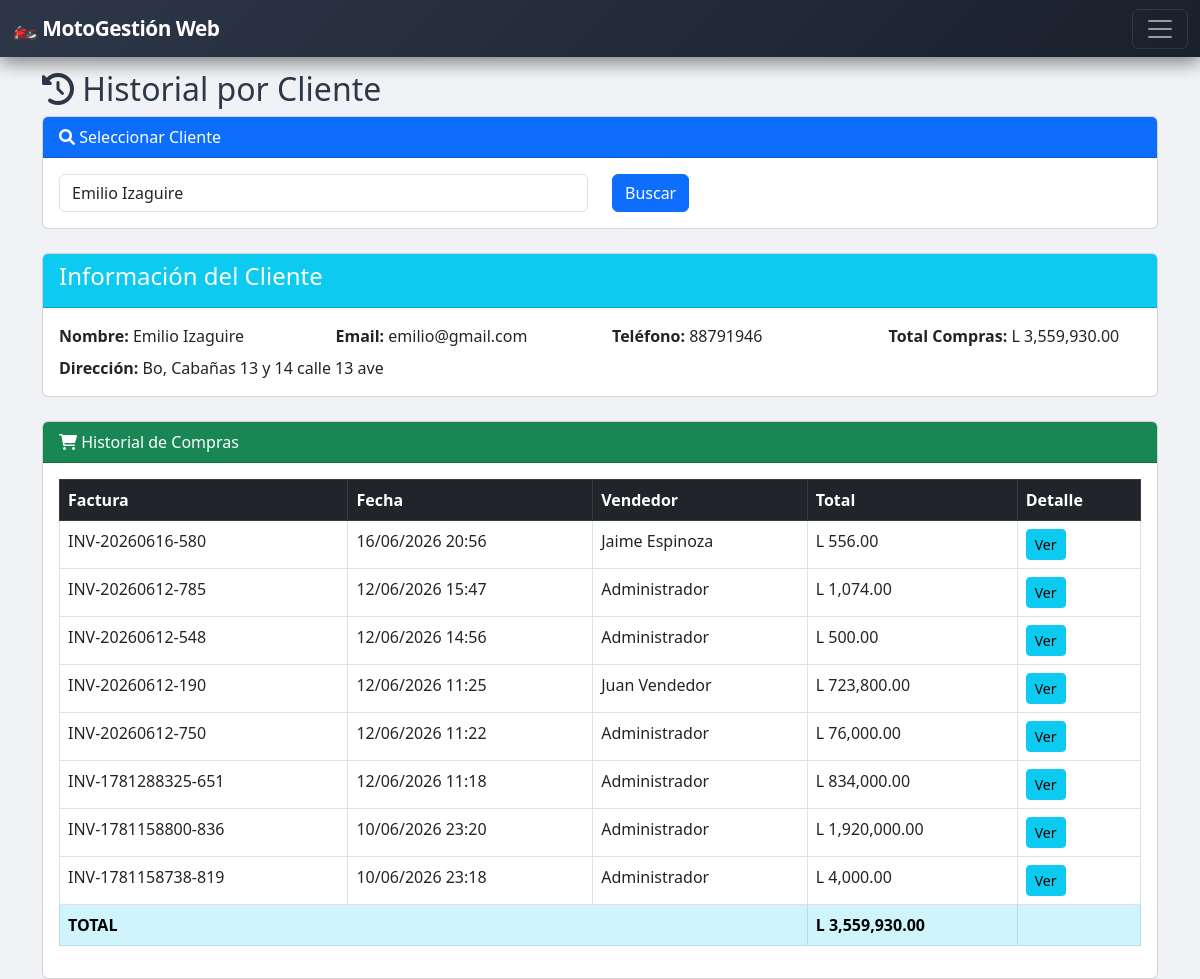
Page /client_history.php?client_id=1 (signed in) on the committed database.
### tables this page shows
CREATE TABLE `clients` (
  `id` int(11) NOT NULL,
  `name` varchar(100) NOT NULL,
  `email` varchar(100) DEFAULT NULL,
  `phone` varchar(20) DEFAULT NULL,
  `address` text DEFAULT NULL,
  `created_at` timestamp NULL DEFAULT current_timestamp()
);

CREATE TABLE `sales` (
  `id` int(11) NOT NULL,
  `invoice_number` varchar(50) NOT NULL,
  `client_id` int(11) DEFAULT NULL,
  `sale_date` datetime DEFAULT current_timestamp(),
  `total` decimal(10,2) NOT NULL,
  `subtotal` decimal(10,2) DEFAULT 0.00,
  `tax` decimal(10,2) DEFAULT 0.00,
  `tax_rate` decimal(5,2) DEFAULT 15.00,
  `total_cost` decimal(10,2) DEFAULT 0.00,
  `total_profit` decimal(10,2) DEFAULT 0.00,
  `user_id` int(11) NOT NULL,
  `status` enum('pendiente','pagado','cancelado') DEFAULT 'pendiente',
  `payment_method` varchar(50) DEFAULT NULL,
  `change_amount` decimal(10,2) DEFAULT 0.00,
  `payment_date` datetime DEFAULT NULL,
  `cashier_id` int(11) DEFAULT NULL,
  `cashier_name` varchar(100) DEFAULT NULL
);

CREATE TABLE `users` (
  `id` int(11) NOT NULL,
  `username` varchar(50) NOT NULL,
  `password` varchar(255) NOT NULL,
  `fullname` varchar(100) NOT NULL,
  `role` enum('admin','seller','superadmin','finance','inventory','cashier') DEFAULT 'seller',
  `created_at` timestamp NULL DEFAULT current_timestamp()
);

### client_history.php (the view, shortened to what this page needs)
<?php
require_once '../../config/database.php';
$client_id = $_GET['client_id'] ?? 0;
$clients = $pdo->query("SELECT id, name FROM clients ORDER BY name")->fetchAll();
$client = null;
$sales = [];
$total = 0;
if ($client_id > 0) {
    $stmt = $pdo->prepare("SELECT * FROM clients WHERE id = ?");
    $stmt->execute([$client_id]);
    $client = $stmt->fetch();
    if ($client) {
        $sales = $pdo->prepare("
            SELECT s.*, u.fullname as user_name
            FROM sales s
            LEFT JOIN users u ON s.user_id = u.id
            WHERE s.client_id = ?
            ORDER BY s.sale_date DESC
        ");
        $sales->execute([$client_id]);
        $sales = $sales->fetchAll();
        $total = array_sum(array_column($sales, 'total'));
    }
}
include '../../includes/header.php';
include '../../includes/sidebar.php';
?>
<div class="container mt-4">
    <h2><i class="fas fa-history"></i> Historial por Cliente</h2>
    <div class="card mb-4">
        <div class="card-header bg-primary text-white">
            <i class="fas fa-search"></i> Seleccionar Cliente
        </div>
        <div class="card-body">
            <form method="GET" class="row">
                <div class="col-md-6">
                    <select name="client_id" class="form-control" required>
                        <?php foreach ($clients as $c): ?>
                            <option value="<?= $c['id'] ?>" <?= $client_id == $c['id'] ? 'selected' : '' ?>><?= htmlspecialchars($c['name']) ?></option>
                        <?php endforeach; ?>
                    </select>
                </div>
                <div class="col-md-2">
                    <button type="submit" class="btn btn-primary">Buscar</button>
                </div>
            </form>
        </div>
    </div>
    <?php if ($client): ?>
        <div class="card mb-4">
            <div class="card-header bg-info text-white">
                <h4>Información del Cliente</h4>
            </div>
            <div class="card-body">
                <div class="row">
                    <div class="col-md-3"><strong>Nombre:</strong> <?= htmlspecialchars($client['name']) ?></div>
                    <div class="col-md-3"><strong>Email:</strong> <?= htmlspecialchars($client['email'] ?? '-') ?></div>
                    <div class="col-md-3"><strong>Teléfono:</strong> <?= htmlspecialchars($client['phone'] ?? '-') ?></div>
                    <div class="col-md-3"><strong>Total Compras:</strong> L <?= number_format($total, 2) ?></div>
                </div>
                <div class="row mt-2">
                    <div class="col-12"><strong>Dirección:</strong> <?= htmlspecialchars($client['address'] ?? '-') ?></div>
                </div>
            </div>
        </div>
        <div class="card">
            <div class="card-header bg-success text-white">
                <i class="fas fa-shopping-cart"></i> Historial de Compras
            </div>
            <div class="card-body">
                <?php if (empty($sales)): ?>
                    <div class="alert alert-warning">Este cliente no tiene compras registradas.</div>
                <?php else: ?>
                    <div class="table-responsive">
                        <table class="table table-bordered">
                            <thead class="table-dark">
                                <tr>
                                    <th>Factura</th>
                                    <th>Fecha</th>
                                    <th>Vendedor</th>
                                    <th>Total</th>
                                    <th>Detalle</th>
                                </tr>
                            </thead>
                            <tbody>
                                <?php foreach ($sales as $s): ?>
                                    <tr>
                                        <td><?= htmlspecialchars($s['invoice_number']) ?></td>
                                        <td><?= date('d/m/Y H:i', strtotime($s['sale_date'])) ?></td>
                                        <td><?= htmlspecialchars($s['user_name']) ?></td>
                                        <td>L <?= number_format($s['total'], 2) ?></td>
                                        <td><a href="/modules/sales/invoice_detail.php?id=<?= $s['id'] ?>" class="btn btn-sm btn-info">Ver</a></td>
                                    </tr>
                                <?php endforeach; ?>
                            </tbody>
                            <tfoot class="table-info">
                                <tr>
                                    <td colspan="3"><strong>TOTAL</strong></td>
                                    <td><strong>L <?= number_format($total, 2) ?></strong></td>
                                    <td></td>
                                </tr>
                            </tfoot>
                        </table>
                    </div>
                <?php endif; ?>
            </div>
        </div>
    <?php endif; ?>
</div>
<?php include '../../includes/footer.php'; ?>

### style.css (style rules this page uses)
:root { --primary: #667eea; --primary-dark: #5a67d8; --primary-gradient: linear-gradient(135deg, #667eea 0%, #764ba2 100%); --primary-light: #7c8cf5; --secondary: #764ba2; --success: #48bb78; --warning: #ed8936; --danger: #fc8181; --info: #63b3ed; --dark: #2d3748; --light: #f7fafc; --shadow: 0 10px 40px rgba(102, 126, 234, 0.15); --shadow-hover: 0 20px 60px rgba(102, 126, 234, 0.25); --radius: 20px; --radius-sm: 12px; }
body { background: #f0f2f5; font-family: 'Segoe UI', system-ui, -apple-system, sans-serif; color: #2d3748; }

### header.php (style rules this page uses)
.fas, .far, .fab { font-family: "Font Awesome 6 Free"; }
.fas { font-weight: 900; }

### rows in the picture
clients: name "Emilio Izaguire", email "emilio@gmail.com", phone "88791946", address "Bo, Cabañas 13 y 14 calle 13 ave"
sales: invoice_number "INV-20260616-580", sale_date "16/06/2026 20:56", user.fullname "Jaime Espinoza", total "556.00"
sales: invoice_number "INV-20260612-785", sale_date "12/06/2026 15:47", user.fullname "Administrador", total "1,074.00"
sales: invoice_number "INV-20260612-548", sale_date "12/06/2026 14:56", user.fullname "Administrador", total "500.00"
sales: invoice_number "INV-20260612-190", sale_date "12/06/2026 11:25", user.fullname "Juan Vendedor", total "723,800.00"
sales: invoice_number "INV-20260612-750", sale_date "12/06/2026 11:22", user.fullname "Administrador", total "76,000.00"
sales: invoice_number "INV-1781288325-651", sale_date "12/06/2026 11:18", user.fullname "Administrador", total "834,000.00"
sales: invoice_number "INV-1781158800-836", sale_date "10/06/2026 23:20", user.fullname "Administrador", total "1,920,000.00"
sales: invoice_number "INV-1781158738-819", sale_date "10/06/2026 23:18", user.fullname "Administrador", total "4,000.00"

### other values in the picture
$total "3,559,930.00"
form field client_id "Emilio Izaguire"
